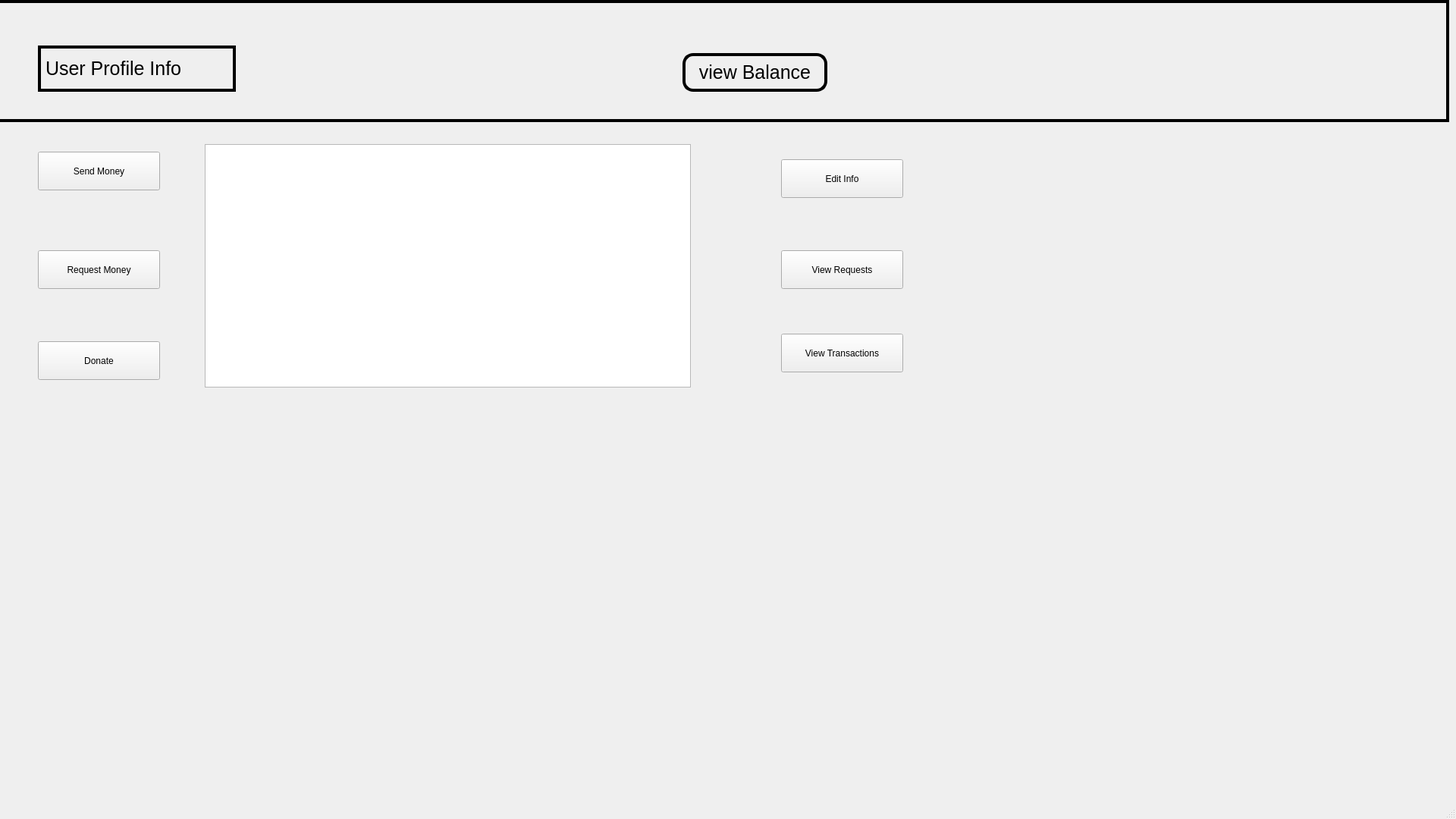
<?xml version="1.0" encoding="UTF-8"?>
<ui version="4.0">
 <class>interactionsystem</class>
 <widget class="QMainWindow" name="udashboard">
  <property name="geometry">
   <rect>
    <x>0</x>
    <y>0</y>
    <width>1920</width>
    <height>1080</height>
   </rect>
  </property>
  <property name="windowTitle">
   <string>MainWindow</string>
  </property>
  <widget class="QWidget" name="centralwidget">
   <widget class="QPushButton" name="pushButton">
    <property name="geometry">
     <rect>
      <x>50</x>
      <y>330</y>
      <width>161</width>
      <height>51</height>
     </rect>
    </property>
    <property name="text">
     <string>Request Money</string>
    </property>
   </widget>
   <widget class="QPushButton" name="pushButton_2">
    <property name="geometry">
     <rect>
      <x>50</x>
      <y>200</y>
      <width>161</width>
      <height>51</height>
     </rect>
    </property>
    <property name="text">
     <string>Send Money</string>
    </property>
   </widget>
   <widget class="QPushButton" name="pushButton_4">
    <property name="geometry">
     <rect>
      <x>1030</x>
      <y>440</y>
      <width>161</width>
      <height>51</height>
     </rect>
    </property>
    <property name="text">
     <string>View Transactions</string>
    </property>
   </widget>
   <widget class="QPushButton" name="pushButton_5">
    <property name="geometry">
     <rect>
      <x>1030</x>
      <y>330</y>
      <width>161</width>
      <height>51</height>
     </rect>
    </property>
    <property name="text">
     <string>View Requests</string>
    </property>
   </widget>
   <widget class="QPushButton" name="pushButton_6">
    <property name="geometry">
     <rect>
      <x>50</x>
      <y>450</y>
      <width>161</width>
      <height>51</height>
     </rect>
    </property>
    <property name="text">
     <string>Donate</string>
    </property>
   </widget>
   <widget class="QPushButton" name="pushButton_7">
    <property name="geometry">
     <rect>
      <x>1030</x>
      <y>210</y>
      <width>161</width>
      <height>51</height>
     </rect>
    </property>
    <property name="text">
     <string>Edit Info</string>
    </property>
   </widget>
   <widget class="QListWidget" name="listWidget">
    <property name="geometry">
     <rect>
      <x>270</x>
      <y>190</y>
      <width>641</width>
      <height>321</height>
     </rect>
    </property>
   </widget>
   <widget class="QFrame" name="frame">
    <property name="geometry">
     <rect>
      <x>-10</x>
      <y>0</y>
      <width>1921</width>
      <height>161</height>
     </rect>
    </property>
    <property name="styleSheet">
     <string notr="true">border: 4px solid black</string>
    </property>
    <property name="frameShape">
     <enum>QFrame::Box</enum>
    </property>
    <property name="frameShadow">
     <enum>QFrame::Raised</enum>
    </property>
    <widget class="QLabel" name="label">
     <property name="geometry">
      <rect>
       <x>60</x>
       <y>60</y>
       <width>261</width>
       <height>61</height>
      </rect>
     </property>
     <property name="styleSheet">
      <string notr="true">font-size: 25px;
color: black;</string>
     </property>
     <property name="text">
      <string>User Profile Info</string>
     </property>
    </widget>
    <widget class="QPushButton" name="pushButton_3">
     <property name="geometry">
      <rect>
       <x>910</x>
       <y>70</y>
       <width>191</width>
       <height>51</height>
      </rect>
     </property>
     <property name="styleSheet">
      <string notr="true">font-size: 25px;
color: black;
border-radius: 14px</string>
     </property>
     <property name="text">
      <string>view Balance</string>
     </property>
    </widget>
   </widget>
   <widget class="QStackedWidget" name="stackedWidget">
    <property name="geometry">
     <rect>
      <x>270</x>
      <y>190</y>
      <width>641</width>
      <height>321</height>
     </rect>
    </property>
    <widget class="QWidget" name="page"/>
    <widget class="QWidget" name="page_2">
     <widget class="QPushButton" name="pushButton_8">
      <property name="geometry">
       <rect>
        <x>180</x>
        <y>240</y>
        <width>141</width>
        <height>51</height>
       </rect>
      </property>
      <property name="text">
       <string>Request</string>
      </property>
     </widget>
     <widget class="QWidget" name="">
      <property name="geometry">
       <rect>
        <x>40</x>
        <y>80</y>
        <width>441</width>
        <height>51</height>
       </rect>
      </property>
      <layout class="QHBoxLayout" name="horizontalLayout">
       <item>
        <widget class="QLabel" name="label_2">
         <property name="text">
          <string>Receiver username</string>
         </property>
        </widget>
       </item>
       <item>
        <widget class="QLineEdit" name="receiverusername_label"/>
       </item>
      </layout>
     </widget>
     <widget class="QWidget" name="">
      <property name="geometry">
       <rect>
        <x>40</x>
        <y>160</y>
        <width>441</width>
        <height>51</height>
       </rect>
      </property>
      <layout class="QHBoxLayout" name="horizontalLayout_2">
       <item>
        <widget class="QLabel" name="label_3">
         <property name="text">
          <string>Amount</string>
         </property>
        </widget>
       </item>
       <item>
        <widget class="QLineEdit" name="amount_request"/>
       </item>
      </layout>
     </widget>
    </widget>
   </widget>
  </widget>
  <widget class="QMenuBar" name="menubar">
   <property name="geometry">
    <rect>
     <x>0</x>
     <y>0</y>
     <width>1920</width>
     <height>25</height>
    </rect>
   </property>
  </widget>
  <widget class="QStatusBar" name="statusbar"/>
 </widget>
 <resources/>
 <connections/>
</ui>
